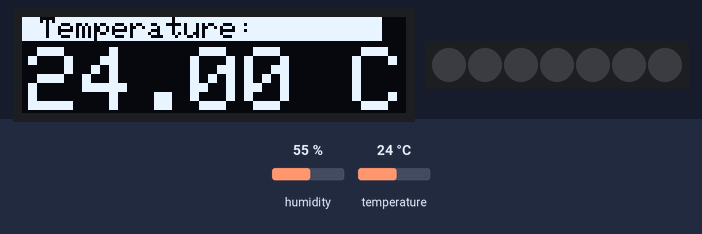
Simulated run of this sketch. Board: Arduino Uno, built with avr-gcc and run on an emulated ATmega328P. Shown: 128×32 one-colour display, 7 RGB LEDs in strip order, left to right. The test bench sets the inputs (shaded band); at power-on: humidity 55 %, temperature 24 °C.

Above: at 1.2 s.
1.3 s: humidity set to 22 %
At 3.0 s:
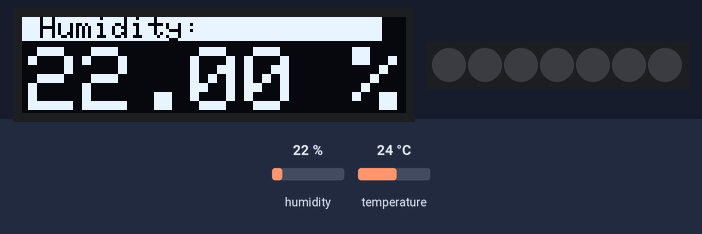
11.3 s: temperature set to 12 °C
At 13.0 s:
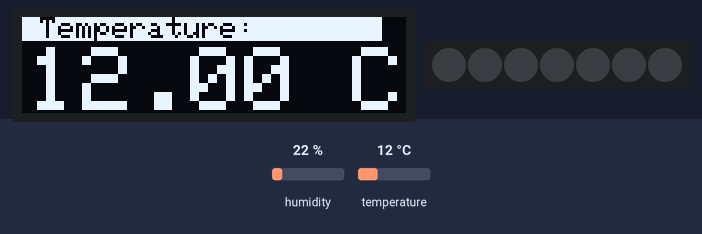
16.4 s: humidity set to 40 %
At 19.4 s:
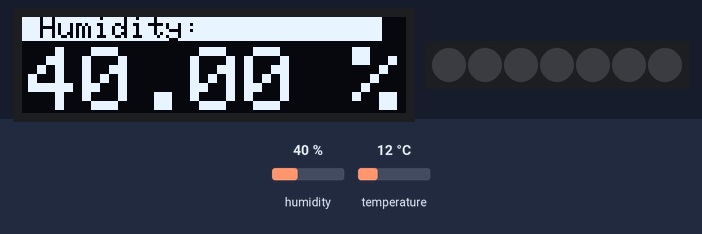
21.9 s: temperature set to 19 °C
At 25.9 s:
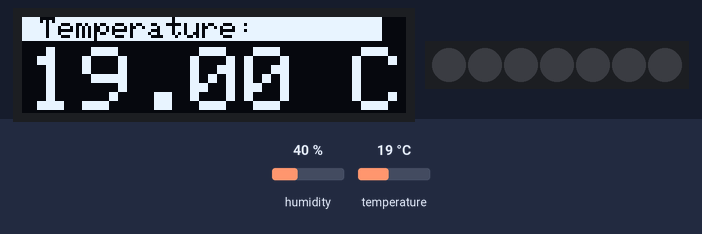
Timing chart, 0 to 27.4 s (numbered marks = the images above; inputs shaded):
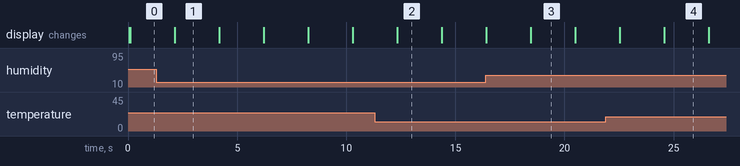

The sketch:

moss-pot.ino
```cpp
#include <SPI.h>
#include <Wire.h>
#include <Adafruit_GFX.h>
#include <Adafruit_SSD1306.h>
#include <Adafruit_Sensor.h>
#include <DHT.h>
#include <DHT_U.h>
#include <WS2812FX.h>

#define LED_COUNT 7
#define LED_PIN 12

#define SCREEN_WIDTH 128 // OLED display width, in pixels
#define SCREEN_HEIGHT 32 // OLED display height, in pixels
#define DHTPIN 3         // Digital pin connected to the DHT sensor
#define DHTTYPE    DHT11     // DHT 11

// Declaration for an SSD1306 display connected to I2C (SDA, SCL pins)
// The pins for I2C are defined by the Wire-library.
// On an arduino UNO:       A4(SDA), A5(SCL)
// On an arduino MEGA 2560: 20(SDA), 21(SCL)
// On an arduino LEONARDO:   2(SDA),  3(SCL), ...
#define OLED_RESET     -1 // Reset pin # (or -1 if sharing Arduino reset pin)
#define SCREEN_ADDRESS 0x3C ///< See datasheet for Address; 0x3D for 128x64, 0x3C for 128x32
Adafruit_SSD1306 display(SCREEN_WIDTH, SCREEN_HEIGHT, &Wire, OLED_RESET);

DHT_Unified dht(DHTPIN, DHTTYPE);
uint32_t delayMS;

WS2812FX ws2812fx = WS2812FX(LED_COUNT, LED_PIN, NEO_GRB + NEO_KHZ800);


void setup() {
  // put your setup code here, to run once:
  Serial.begin(9600);

  // SSD1306_SWITCHCAPVCC = generate display voltage from 3.3V internally
  if(!display.begin(SSD1306_SWITCHCAPVCC, SCREEN_ADDRESS)) {
    Serial.println(F("SSD1306 allocation failed"));
    for(;;); // Don't proceed, loop forever
  }

  startupText();

  ws2812fx.init();
  ws2812fx.setBrightness(65);
  ws2812fx.setSpeed(200);
  ws2812fx.setColor(WHITE);
  ws2812fx.setMode(FX_MODE_STATIC);
  ws2812fx.start();
  ws2812fx.service();

  // Sensor
  dht.begin();
  sensor_t sensor;
  dht.temperature().getSensor(&sensor);

  delayMS = sensor.min_delay / 1000;

  //display.setRotation(2);
  display.display();
}

void startupText() {
  display.clearDisplay();
  display.setTextSize(1);      // Normal 1:1 pixel scale
  display.setCursor(0, 16);     // Start at top-left corner
  display.cp437(true);         // Use full 256 char 'Code Page 437' font

  display.setTextColor(SSD1306_BLACK, SSD1306_WHITE);
  display.write("   Initializing...   ");
  display.display();
}


void renderInfo() {
  display.clearDisplay();
  display.setTextSize(1);      // Normal 1:1 pixel scale
  display.cp437(true);         // Use full 256 char 'Code Page 437' font

  // Temp
  display.setCursor(0, 0);     // Start at top-left corner

  delay(delayMS);
  sensors_event_t event;
  dht.temperature().getEvent(&event);
  if (isnan(event.temperature)) {
    display.write("Cannot read temp...");
    display.setTextColor(SSD1306_WHITE, SSD1306_BLACK);
    display.setTextSize(3);
    display.setCursor(2, 10);
    display.write("ERROR");
    display.display();
    delay(2000);
  }

  display.setTextColor(SSD1306_BLACK, SSD1306_WHITE);
  display.write(" Temperature:       ");

  display.setTextColor(SSD1306_WHITE, SSD1306_BLACK);
  display.setTextSize(3);
  display.setCursor(2, 10);
  String t = String(event.temperature)+String(" C");
  display.write(t.c_str());

  display.display();
  delay(2000);

  // Humidity
  display.setTextSize(1);
  display.clearDisplay();
  display.setCursor(0, 0);     // Start at top-left corner

  delay(delayMS);
  dht.humidity().getEvent(&event);
  if (isnan(event.relative_humidity)) {
    display.write("Cannot read humidity");
    display.setTextColor(SSD1306_WHITE, SSD1306_BLACK);
    display.setTextSize(3);
    display.setCursor(2, 10);
    display.write("ERROR");
    display.display();
    delay(2000);
  }

  display.setTextColor(SSD1306_BLACK, SSD1306_WHITE);
  display.write(" Humidity:          ");

  display.setTextColor(SSD1306_WHITE, SSD1306_BLACK);
  display.setTextSize(3);
  display.setCursor(2, 10);
  String t2 = String(event.relative_humidity)+String(" %");
  display.write(t2.c_str());

  display.display();
  delay(2000);

}

void loop() {
  renderInfo();
  ws2812fx.service();
}
```

Measured:
- after the input at 1.3 s, the display: changes after 0.84 s (image 1)
- after the input at 11.3 s, the display: changes after 1.0 s (image 2)
- after the input at 16.4 s, the display: first differs from a run without the input after 2.1 s (image 3)
- after the input at 21.9 s, the display: first differs from a run without the input after 2.7 s (image 4)
- what the display in image 1 shows lasts 2.1 s, from 2.1 s to 4.2 s
